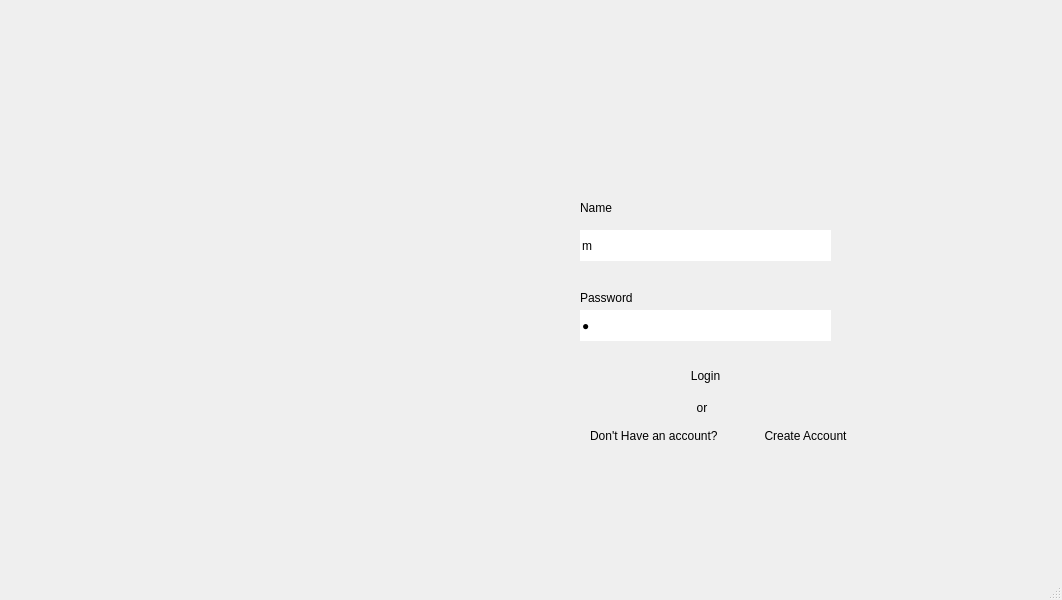
<?xml version="1.0" encoding="UTF-8"?>
<ui version="4.0">
 <class>Login</class>
 <widget class="QMainWindow" name="Login">
  <property name="geometry">
   <rect>
    <x>0</x>
    <y>0</y>
    <width>1062</width>
    <height>600</height>
   </rect>
  </property>
  <property name="windowTitle">
   <string>Login</string>
  </property>
  <widget class="QWidget" name="centralwidget">
   <widget class="QGroupBox" name="groupBox">
    <property name="geometry">
     <rect>
      <x>0</x>
      <y>0</y>
      <width>521</width>
      <height>591</height>
     </rect>
    </property>
    <property name="styleSheet">
     <string notr="true">border:none;</string>
    </property>
    <property name="title">
     <string/>
    </property>
    <widget class="QGroupBox" name="groupBox_3">
     <property name="geometry">
      <rect>
       <x>130</x>
       <y>90</y>
       <width>391</width>
       <height>401</height>
      </rect>
     </property>
     <property name="styleSheet">
      <string notr="true">border:none;</string>
     </property>
     <property name="title">
      <string/>
     </property>
    </widget>
   </widget>
   <widget class="QGroupBox" name="groupBox_2">
    <property name="geometry">
     <rect>
      <x>520</x>
      <y>0</y>
      <width>541</width>
      <height>581</height>
     </rect>
    </property>
    <property name="styleSheet">
     <string notr="true">border:none;</string>
    </property>
    <property name="title">
     <string/>
    </property>
    <widget class="QGroupBox" name="groupBox_5">
     <property name="geometry">
      <rect>
       <x>330</x>
       <y>-30</y>
       <width>231</width>
       <height>201</height>
      </rect>
     </property>
     <property name="styleSheet">
      <string notr="true">border:none;</string>
     </property>
     <property name="title">
      <string/>
     </property>
    </widget>
    <widget class="QGroupBox" name="groupBox_6">
     <property name="geometry">
      <rect>
       <x>410</x>
       <y>380</y>
       <width>141</width>
       <height>21</height>
      </rect>
     </property>
     <property name="styleSheet">
      <string notr="true">border:none;</string>
     </property>
     <property name="title">
      <string/>
     </property>
    </widget>
    <widget class="QGroupBox" name="groupBox_4">
     <property name="geometry">
      <rect>
       <x>0</x>
       <y>90</y>
       <width>431</width>
       <height>401</height>
      </rect>
     </property>
     <property name="styleSheet">
      <string notr="true">border:none;</string>
     </property>
     <property name="title">
      <string/>
     </property>
     <widget class="QLabel" name="label">
      <property name="geometry">
       <rect>
        <x>60</x>
        <y>110</y>
        <width>81</width>
        <height>16</height>
       </rect>
      </property>
      <property name="text">
       <string>Name</string>
      </property>
     </widget>
     <widget class="QLabel" name="label_2">
      <property name="geometry">
       <rect>
        <x>60</x>
        <y>200</y>
        <width>61</width>
        <height>16</height>
       </rect>
      </property>
      <property name="text">
       <string>Password</string>
      </property>
     </widget>
     <widget class="QLineEdit" name="lineEdit_2">
      <property name="geometry">
       <rect>
        <x>60</x>
        <y>220</y>
        <width>251</width>
        <height>31</height>
       </rect>
      </property>
      <property name="text">
       <string>h</string>
      </property>
      <property name="echoMode">
       <enum>QLineEdit::EchoMode::PasswordEchoOnEdit</enum>
      </property>
     </widget>
     <widget class="QLineEdit" name="lineEdit">
      <property name="geometry">
       <rect>
        <x>60</x>
        <y>140</y>
        <width>251</width>
        <height>31</height>
       </rect>
      </property>
      <property name="text">
       <string>m</string>
      </property>
     </widget>
     <widget class="QPushButton" name="pushButton">
      <property name="geometry">
       <rect>
        <x>60</x>
        <y>270</y>
        <width>251</width>
        <height>31</height>
       </rect>
      </property>
      <property name="text">
       <string>Login</string>
      </property>
     </widget>
     <widget class="QLabel" name="label_3">
      <property name="geometry">
       <rect>
        <x>160</x>
        <y>310</y>
        <width>41</width>
        <height>16</height>
       </rect>
      </property>
      <property name="text">
       <string>     or</string>
      </property>
     </widget>
     <widget class="QLabel" name="label_4">
      <property name="geometry">
       <rect>
        <x>70</x>
        <y>335</y>
        <width>151</width>
        <height>21</height>
       </rect>
      </property>
      <property name="text">
       <string>Don't Have an account?</string>
      </property>
     </widget>
     <widget class="QPushButton" name="pushButton_2">
      <property name="geometry">
       <rect>
        <x>230</x>
        <y>330</y>
        <width>111</width>
        <height>31</height>
       </rect>
      </property>
      <property name="text">
       <string>Create Account</string>
      </property>
     </widget>
     <widget class="Line" name="line">
      <property name="geometry">
       <rect>
        <x>60</x>
        <y>310</y>
        <width>101</width>
        <height>20</height>
       </rect>
      </property>
      <property name="orientation">
       <enum>Qt::Orientation::Horizontal</enum>
      </property>
     </widget>
     <widget class="Line" name="line_2">
      <property name="geometry">
       <rect>
        <x>200</x>
        <y>310</y>
        <width>111</width>
        <height>20</height>
       </rect>
      </property>
      <property name="orientation">
       <enum>Qt::Orientation::Horizontal</enum>
      </property>
     </widget>
    </widget>
    <widget class="QGroupBox" name="groupBox_7">
     <property name="geometry">
      <rect>
       <x>240</x>
       <y>480</y>
       <width>31</width>
       <height>101</height>
      </rect>
     </property>
     <property name="styleSheet">
      <string notr="true">border:none;</string>
     </property>
     <property name="title">
      <string/>
     </property>
    </widget>
    <zorder>groupBox_7</zorder>
    <zorder>groupBox_5</zorder>
    <zorder>groupBox_6</zorder>
    <zorder>groupBox_4</zorder>
   </widget>
  </widget>
  <widget class="QMenuBar" name="menubar">
   <property name="geometry">
    <rect>
     <x>0</x>
     <y>0</y>
     <width>1062</width>
     <height>26</height>
    </rect>
   </property>
  </widget>
  <widget class="QStatusBar" name="statusbar"/>
 </widget>
 <resources/>
 <connections/>
</ui>
